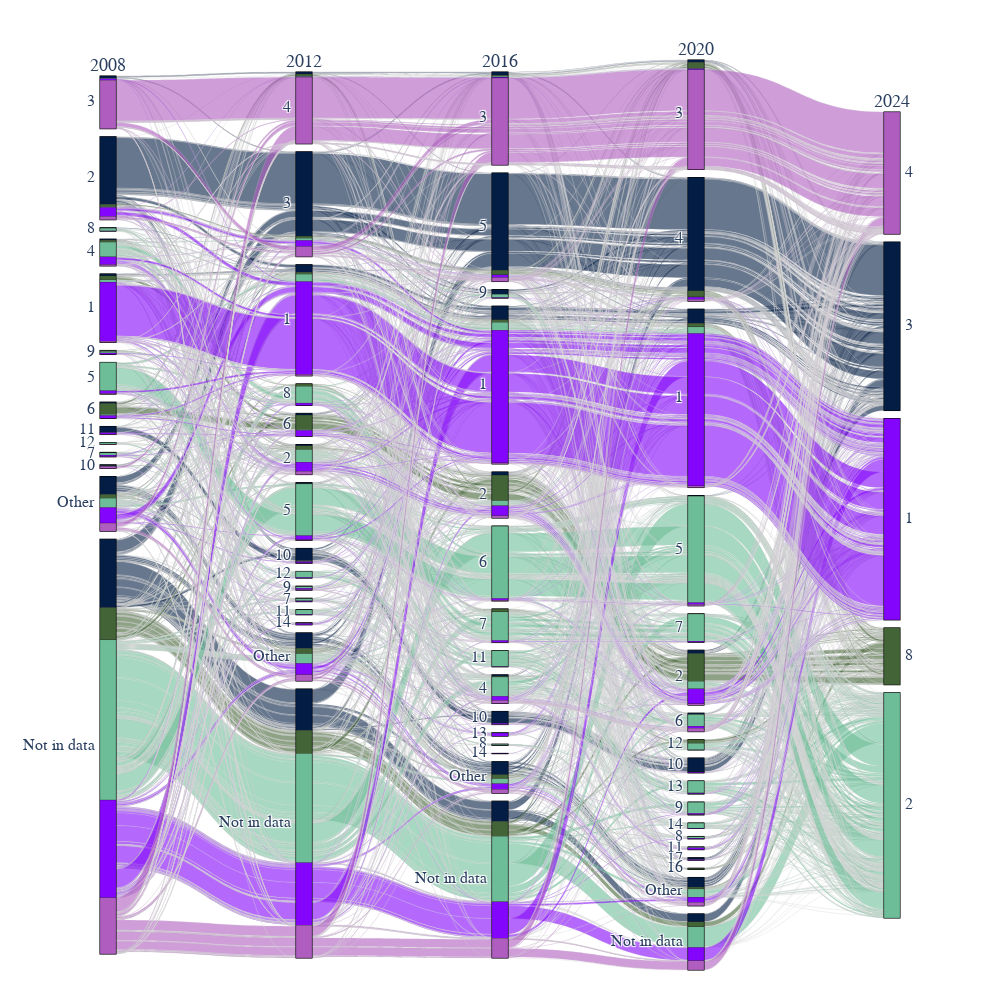

The cell this chart's notebook holds for it:
### Code cell
df_filtered=df_combined[df_combined['C2024']!='Other']

dim_2008=go.parcats.Dimension(values=df_filtered.C2008, label="2008",categoryorder='array',categoryarray=[x for x in df_filtered.C2008.unique() if x not in  ['Other','Not in data']] + ['Other','Not in data'])
dim_2012=go.parcats.Dimension(values=df_filtered.C2012, label="2012",categoryorder='array',categoryarray=[x for x in df_filtered.C2012.unique() if x not in  ['Other','Not in data']] + ['Other','Not in data'])
dim_2016=go.parcats.Dimension(values=df_filtered.C2016, label="2016",categoryorder='array',categoryarray=[x for x in df_filtered.C2016.unique() if x not in  ['Other','Not in data']] + ['Other','Not in data'])
dim_2020=go.parcats.Dimension(values=df_filtered.C2020, label="2020",categoryorder='array',categoryarray=[x for x in df_filtered.C2020.unique() if x not in  ['Other','Not in data']] + ['Other','Not in data'])
dim_2024=go.parcats.Dimension(values=df_filtered.C2024, label="2024",categoryorder='array',categoryarray=[x for x in df_filtered.C2024.unique() if x not in  ['Other','Not in data']] + ['Other','Not in data'])

dim=[dim_2008,dim_2012,dim_2016,dim_2020,dim_2024]
color = df_filtered.C2024.apply(lambda x: '#031D44' if x == '3' else '#8405FB' if x == '1' else ('#9A32DE' if x=='6' else( '#AF5EC0' if x=='4' else( '#C58BA3' if x=='10' else('#B5A399' if x=='7' else('#A4BB8F' if x=='13' else('#6DBE98' if x=='2' else('#00C4AA' if x=='5' else('#436436' if x=='8' else('#007A6A' if x=='11' else('#0853C4' if x=='9' else neutralcolor)))))))))))
colorscale = [[0, neutralcolor], [0.5, neutralcolor], [1, neutralcolor]];
fig = go.Figure(data = [go.Parcats(dimensions=dim,
        line={'color': color, 'colorscale': colorscale,'shape': 'hspline'},
        hoverinfo='count+probability',
        labelfont={'size': 18, 'family': 'Times'},
        tickfont={'size': 16, 'family': 'Times'},
        arrangement='freeform')])
fig.update_layout(
    margin=dict(l=60, r=60, t=60, b=30),
    height=1000,
    width=1000,
    title_x=0.5
)
fig.show()

fig.write_html("Sankey/Time_focus.html")

### Figure 1 — Plotly figure (JSON) as saved in the notebook; plotly's stock layout.template omitted (floating-point values rounded to 4 significant figures; data arrays with more than 128 entries replaced by an {"elided": "..."} marker saying what was removed)
{"data": [{"arrangement": "freeform", "dimensions": [{"categoryarray": ["3", "2", "8", "4", "1", "9", "5", "6", "11", "12", "7", "10", "Other", "Not in data"], "categoryorder": "array", "label": "2008", "values": {"elided": "9697 str values"}}, {"categoryarray": ["4", "3", "1", "8", "6", "2", "5", "10", "12", "9", "7", "11", "14", "Other", "Not in data"], "categoryorder": "array", "label": "2012", "values": {"elided": "9697 str values"}}, {"categoryarray": ["3", "5", "9", "1", "2", "6", "7", "11", "4", "10", "13", "8", "14", "Other", "Not in data"], "categoryorder": "array", "label": "2016", "values": {"elided": "9697 str values"}}, {"categoryarray": ["3", "4", "1", "5", "7", "2", "6", "12", "10", "13", "9", "14", "8", "11", "17", "16", "Other", "Not in data"], "categoryorder": "array", "label": "2020", "values": {"elided": "9697 str values"}}, {"categoryarray": ["4", "3", "1", "8", "2", "Other", "Not in data"], "categoryorder": "array", "label": "2024", "values": {"elided": "9697 str values"}}], "hoverinfo": "count+probability", "labelfont": {"family": "Times", "size": 18}, "line": {"color": {"elided": "9697 str values"}, "colorscale": [[0, "rgb(218,183,133)"], [0.5, "rgb(218,183,133)"], [1, "rgb(218,183,133)"]], "shape": "hspline"}, "tickfont": {"family": "Times", "size": 16}, "type": "parcats"}], "layout": {"height": 1000, "margin": {"b": 30, "l": 60, "r": 60, "t": 60}, "title": {"x": 0.5}, "width": 1000}}
